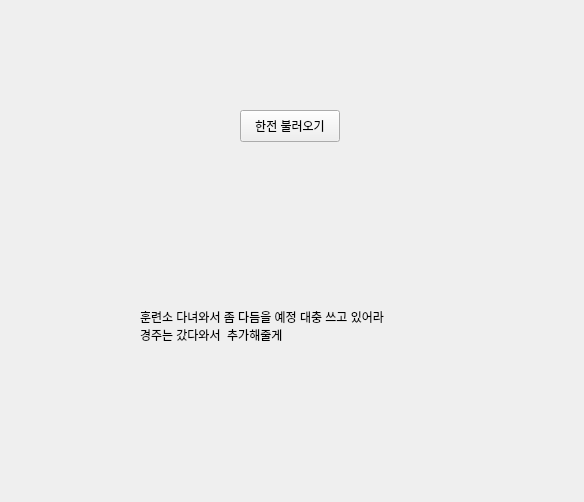
<?xml version="1.0" encoding="UTF-8"?>
<ui version="4.0">
 <class>OpenWidget</class>
 <widget class="QWidget" name="OpenWidget">
  <property name="geometry">
   <rect>
    <x>0</x>
    <y>0</y>
    <width>584</width>
    <height>502</height>
   </rect>
  </property>
  <property name="windowTitle">
   <string>Form</string>
  </property>
  <widget class="QPushButton" name="openHjButton">
   <property name="geometry">
    <rect>
     <x>240</x>
     <y>110</y>
     <width>100</width>
     <height>32</height>
    </rect>
   </property>
   <property name="text">
    <string>한전 불러오기</string>
   </property>
  </widget>
  <widget class="QLabel" name="label">
   <property name="geometry">
    <rect>
     <x>140</x>
     <y>240</y>
     <width>301</width>
     <height>171</height>
    </rect>
   </property>
   <property name="text">
    <string>훈련소 다녀와서 좀 다듬을 예정 대충 쓰고 있어라
경주는 갔다와서  추가해줄게</string>
   </property>
  </widget>
 </widget>
 <resources/>
 <connections/>
</ui>
